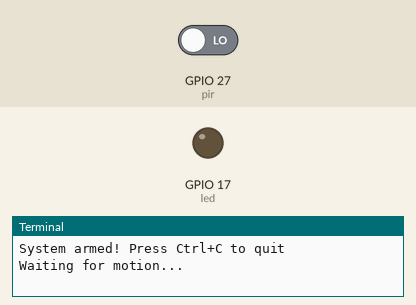
Simulated run of this program. Board: Raspberry Pi (BCM pin numbers). On the bench: output pins drawn as LEDs (lit = HIGH), the last lines printed to the terminal. The test bench sets the inputs (shaded band); at power-on: GPIO 27 (pir) LOW.

Above: at 1.2 s.
1.3 s: GPIO 27 (pir) driven HIGH
At 2.1 s:
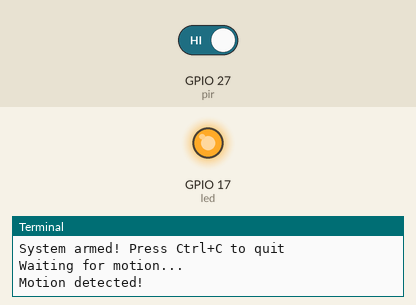
2.8 s: GPIO 27 (pir) driven LOW
At 3.2 s:
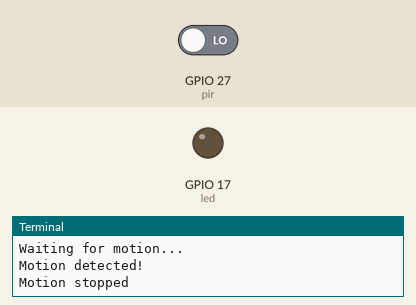
Timing chart, 0 to 5.8 s (numbered marks = the images above; inputs shaded):
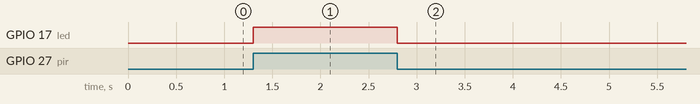

Measured:
- after the input at 1.3 s, GPIO 17 (led): LOW → HIGH at once
- after the input at 2.8 s, GPIO 17 (led): HIGH → LOW at once

The program:

pir_event_handlers.py
```python
#!/usr/bin/env python3
"""
PIR Motion Detection with Event Handlers
Demonstrates using event-driven programming for motion detection
"""

from gpiozero import MotionSensor, LED
from time import sleep

pir = MotionSensor(27)
led = LED(17)

# Define what happens when motion is detected
def motion_detected():
    print("Motion detected!")
    led.on()

# Define what happens when motion stops
def no_motion():
    print("Motion stopped")
    led.off()

# Connect the functions to the sensor events
pir.when_motion = motion_detected
pir.when_no_motion = no_motion

print("System armed! Press Ctrl+C to quit")
print("Waiting for motion...")

# Keep the program running
try:
    while True:
        sleep(1)
except KeyboardInterrupt:
    print("\nProgram stopped by user")
    led.off()
```
